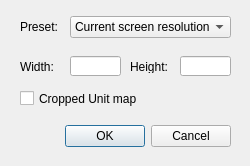
<?xml version="1.0" encoding="UTF-8"?>
<ui version="4.0">
 <class>UnitmapDialog</class>
 <widget class="QDialog" name="UnitmapDialog">
  <property name="windowModality">
   <enum>Qt::ApplicationModal</enum>
  </property>
  <property name="geometry">
   <rect>
    <x>0</x>
    <y>0</y>
    <width>250</width>
    <height>166</height>
   </rect>
  </property>
  <property name="windowTitle">
   <string>Create unit-map</string>
  </property>
  <property name="modal">
   <bool>true</bool>
  </property>
  <widget class="QDialogButtonBox" name="buttonBox">
   <property name="geometry">
    <rect>
     <x>20</x>
     <y>120</y>
     <width>211</width>
     <height>32</height>
    </rect>
   </property>
   <property name="orientation">
    <enum>Qt::Horizontal</enum>
   </property>
   <property name="standardButtons">
    <set>QDialogButtonBox::Cancel|QDialogButtonBox::Ok</set>
   </property>
  </widget>
  <widget class="QLineEdit" name="lineEditWidth">
   <property name="geometry">
    <rect>
     <x>70</x>
     <y>56</y>
     <width>51</width>
     <height>20</height>
    </rect>
   </property>
   <property name="inputMask">
    <string/>
   </property>
   <property name="maxLength">
    <number>4</number>
   </property>
  </widget>
  <widget class="QLineEdit" name="lineEditHeight">
   <property name="geometry">
    <rect>
     <x>180</x>
     <y>56</y>
     <width>51</width>
     <height>20</height>
    </rect>
   </property>
   <property name="inputMask">
    <string/>
   </property>
   <property name="maxLength">
    <number>4</number>
   </property>
  </widget>
  <widget class="QCheckBox" name="checkBoxCropped">
   <property name="geometry">
    <rect>
     <x>20</x>
     <y>90</y>
     <width>211</width>
     <height>17</height>
    </rect>
   </property>
   <property name="text">
    <string>Cropped Unit map</string>
   </property>
  </widget>
  <widget class="QLabel" name="labelPresets">
   <property name="geometry">
    <rect>
     <x>20</x>
     <y>20</y>
     <width>46</width>
     <height>13</height>
    </rect>
   </property>
   <property name="text">
    <string>Preset:</string>
   </property>
  </widget>
  <widget class="QLabel" name="labelWidth">
   <property name="geometry">
    <rect>
     <x>20</x>
     <y>60</y>
     <width>46</width>
     <height>13</height>
    </rect>
   </property>
   <property name="text">
    <string>Width:</string>
   </property>
  </widget>
  <widget class="QLabel" name="labelHeight">
   <property name="geometry">
    <rect>
     <x>130</x>
     <y>60</y>
     <width>46</width>
     <height>13</height>
    </rect>
   </property>
   <property name="text">
    <string>Height:</string>
   </property>
  </widget>
  <widget class="QComboBox" name="comboPresets">
   <property name="geometry">
    <rect>
     <x>70</x>
     <y>16</y>
     <width>161</width>
     <height>22</height>
    </rect>
   </property>
   <item>
    <property name="text">
     <string comment="auto">Current screen resolution</string>
    </property>
   </item>
   <item>
    <property name="text">
     <string comment="800x600">SGA (800 x 600)</string>
    </property>
   </item>
   <item>
    <property name="text">
     <string comment="1024x768">XGA (1024 x 768)</string>
    </property>
   </item>
   <item>
    <property name="text">
     <string comment="1280x800">WXGA (1280 x 800)</string>
    </property>
   </item>
   <item>
    <property name="text">
     <string comment="1280x720">720p (1280 x 720)</string>
    </property>
   </item>
   <item>
    <property name="text">
     <string comment="1920x1080">1080p (1920 x 1080)</string>
    </property>
   </item>
   <item>
    <property name="text">
     <string comment="2048x768">Dual XGA (2048 x 768)</string>
    </property>
   </item>
   <item>
    <property name="text">
     <string comment="3072x768">Triple XGA (3072 x 768)</string>
    </property>
   </item>
   <item>
    <property name="text">
     <string comment="2560x800">Dual WXGA (2560 x 800)</string>
    </property>
   </item>
   <item>
    <property name="text">
     <string comment="3840x800">Triple WXGA (3840 x 800)</string>
    </property>
   </item>
  </widget>
 </widget>
 <resources/>
 <connections>
  <connection>
   <sender>buttonBox</sender>
   <signal>accepted()</signal>
   <receiver>UnitmapDialog</receiver>
   <slot>accept()</slot>
   <hints>
    <hint type="sourcelabel">
     <x>248</x>
     <y>254</y>
    </hint>
    <hint type="destinationlabel">
     <x>157</x>
     <y>274</y>
    </hint>
   </hints>
  </connection>
  <connection>
   <sender>buttonBox</sender>
   <signal>rejected()</signal>
   <receiver>UnitmapDialog</receiver>
   <slot>reject()</slot>
   <hints>
    <hint type="sourcelabel">
     <x>316</x>
     <y>260</y>
    </hint>
    <hint type="destinationlabel">
     <x>286</x>
     <y>274</y>
    </hint>
   </hints>
  </connection>
  <connection>
   <sender>comboPresets</sender>
   <signal>currentIndexChanged(int)</signal>
   <receiver>UnitmapDialog</receiver>
   <slot>selectPreset(int)</slot>
   <hints>
    <hint type="sourcelabel">
     <x>150</x>
     <y>26</y>
    </hint>
    <hint type="destinationlabel">
     <x>124</x>
     <y>82</y>
    </hint>
   </hints>
  </connection>
 </connections>
 <slots>
  <slot>selectPreset(int)</slot>
 </slots>
</ui>
